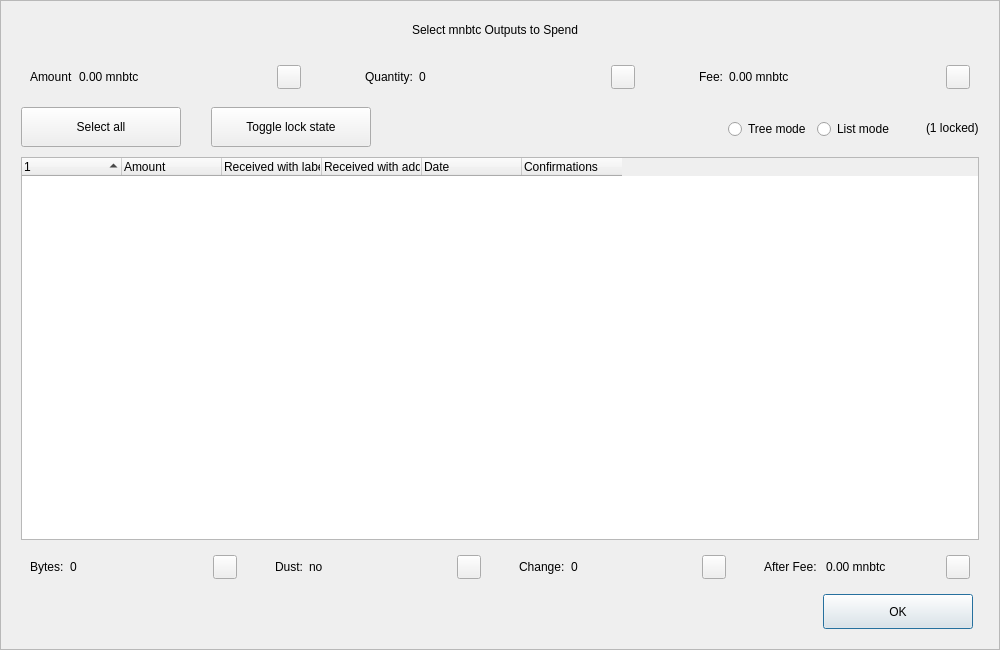
<?xml version="1.0" encoding="UTF-8"?>
<ui version="4.0">
 <class>CoinControlDialog</class>
 <widget class="QDialog" name="CoinControlDialog">
  <property name="geometry">
   <rect>
    <x>0</x>
    <y>0</y>
    <width>1000</width>
    <height>650</height>
   </rect>
  </property>
  <property name="minimumSize">
   <size>
    <width>950</width>
    <height>650</height>
   </size>
  </property>
  <property name="windowTitle">
   <string>Coin Selection</string>
  </property>
  <property name="styleSheet">
   <string notr="true"/>
  </property>
  <layout class="QVBoxLayout" name="verticalLayout">
   <property name="spacing">
    <number>0</number>
   </property>
   <property name="leftMargin">
    <number>0</number>
   </property>
   <property name="topMargin">
    <number>0</number>
   </property>
   <property name="rightMargin">
    <number>0</number>
   </property>
   <property name="bottomMargin">
    <number>0</number>
   </property>
   <item>
    <widget class="QFrame" name="frameContainer">
     <property name="toolTipDuration">
      <number>0</number>
     </property>
     <property name="frameShape">
      <enum>QFrame::StyledPanel</enum>
     </property>
     <property name="frameShadow">
      <enum>QFrame::Raised</enum>
     </property>
     <layout class="QVBoxLayout" name="verticalLayout_2">
      <property name="leftMargin">
       <number>0</number>
      </property>
      <property name="rightMargin">
       <number>0</number>
      </property>
      <property name="bottomMargin">
       <number>20</number>
      </property>
      <item>
       <layout class="QHBoxLayout" name="horizontalLayout_12">
        <property name="spacing">
         <number>0</number>
        </property>
        <property name="leftMargin">
         <number>20</number>
        </property>
        <property name="rightMargin">
         <number>30</number>
        </property>
        <item>
         <spacer name="horizontalSpacer_4">
          <property name="orientation">
           <enum>Qt::Horizontal</enum>
          </property>
          <property name="sizeHint" stdset="0">
           <size>
            <width>40</width>
            <height>20</height>
           </size>
          </property>
         </spacer>
        </item>
        <item>
         <widget class="QLabel" name="labelTitle">
          <property name="minimumSize">
           <size>
            <width>0</width>
            <height>40</height>
           </size>
          </property>
          <property name="maximumSize">
           <size>
            <width>16777215</width>
            <height>40</height>
           </size>
          </property>
          <property name="text">
           <string>Select mnbtc Outputs to Spend</string>
          </property>
          <property name="alignment">
           <set>Qt::AlignCenter</set>
          </property>
          <property name="margin">
           <number>7</number>
          </property>
         </widget>
        </item>
        <item>
         <spacer name="horizontalSpacer_5">
          <property name="orientation">
           <enum>Qt::Horizontal</enum>
          </property>
          <property name="sizeHint" stdset="0">
           <size>
            <width>40</width>
            <height>20</height>
           </size>
          </property>
         </spacer>
        </item>
       </layout>
      </item>
      <item>
       <layout class="QHBoxLayout" name="horizontalLayout_8">
        <property name="leftMargin">
         <number>20</number>
        </property>
        <property name="rightMargin">
         <number>20</number>
        </property>
        <item>
         <widget class="QWidget" name="layoutAmount" native="true">
          <layout class="QHBoxLayout" name="horizontalLayout_9" stretch="0,1,0">
           <item>
            <widget class="QLabel" name="labelCoinControlAmountText">
             <property name="text">
              <string>Amount</string>
             </property>
            </widget>
           </item>
           <item>
            <widget class="QLabel" name="labelCoinControlAmount">
             <property name="text">
              <string>0.00 mnbtc</string>
             </property>
            </widget>
           </item>
           <item alignment="Qt::AlignHCenter|Qt::AlignVCenter">
            <widget class="QPushButton" name="pushButtonAmount">
             <property name="minimumSize">
              <size>
               <width>0</width>
               <height>24</height>
              </size>
             </property>
             <property name="maximumSize">
              <size>
               <width>24</width>
               <height>26</height>
              </size>
             </property>
             <property name="focusPolicy">
              <enum>Qt::NoFocus</enum>
             </property>
             <property name="styleSheet">
              <string notr="true">padding-bottom:2px;
padding-right:4px;</string>
             </property>
             <property name="text">
              <string/>
             </property>
            </widget>
           </item>
          </layout>
         </widget>
        </item>
        <item>
         <spacer name="horizontalSpacer_2">
          <property name="orientation">
           <enum>Qt::Horizontal</enum>
          </property>
          <property name="sizeType">
           <enum>QSizePolicy::Fixed</enum>
          </property>
          <property name="sizeHint" stdset="0">
           <size>
            <width>40</width>
            <height>20</height>
           </size>
          </property>
         </spacer>
        </item>
        <item>
         <widget class="QWidget" name="layoutQuantity" native="true">
          <layout class="QHBoxLayout" name="horizontalLayout_10" stretch="0,1,0">
           <item>
            <widget class="QLabel" name="labelCoinControlQuantityText">
             <property name="text">
              <string>Quantity:</string>
             </property>
            </widget>
           </item>
           <item>
            <widget class="QLabel" name="labelCoinControlQuantity">
             <property name="text">
              <string>0</string>
             </property>
            </widget>
           </item>
           <item alignment="Qt::AlignHCenter|Qt::AlignVCenter">
            <widget class="QPushButton" name="pushButtonQuantity">
             <property name="minimumSize">
              <size>
               <width>0</width>
               <height>24</height>
              </size>
             </property>
             <property name="maximumSize">
              <size>
               <width>24</width>
               <height>26</height>
              </size>
             </property>
             <property name="focusPolicy">
              <enum>Qt::NoFocus</enum>
             </property>
             <property name="styleSheet">
              <string notr="true">padding-bottom:2px;
               padding-right:4px;</string>
             </property>
             <property name="text">
              <string/>
             </property>
            </widget>
           </item>
          </layout>
         </widget>
        </item>
        <item>
         <spacer name="horizontalSpacer_22">
          <property name="orientation">
           <enum>Qt::Horizontal</enum>
          </property>
          <property name="sizeType">
           <enum>QSizePolicy::Fixed</enum>
          </property>
          <property name="sizeHint" stdset="0">
           <size>
            <width>40</width>
            <height>20</height>
           </size>
          </property>
         </spacer>
        </item>
        <item>
         <widget class="QWidget" name="layoutFee" native="true">
          <layout class="QHBoxLayout" name="horizontalLayout_11" stretch="0,1,0">
           <item>
            <widget class="QLabel" name="labelCoinControlFeeText">
             <property name="text">
              <string>Fee:</string>
             </property>
            </widget>
           </item>
           <item>
            <widget class="QLabel" name="labelCoinControlFee">
             <property name="text">
              <string>0.00 mnbtc</string>
             </property>
            </widget>
           </item>
           <item alignment="Qt::AlignHCenter|Qt::AlignVCenter">
            <widget class="QPushButton" name="pushButtonFee">
             <property name="minimumSize">
              <size>
               <width>0</width>
               <height>24</height>
              </size>
             </property>
             <property name="maximumSize">
              <size>
               <width>24</width>
               <height>26</height>
              </size>
             </property>
             <property name="focusPolicy">
              <enum>Qt::NoFocus</enum>
             </property>
             <property name="styleSheet">
              <string notr="true">padding-bottom:2px;
               padding-right:4px;</string>
             </property>
             <property name="text">
              <string/>
             </property>
            </widget>
           </item>
          </layout>
         </widget>
        </item>
       </layout>
      </item>
      <item>
       <widget class="QFrame" name="frame">
        <property name="minimumSize">
         <size>
          <width>0</width>
          <height>40</height>
         </size>
        </property>
        <property name="styleSheet">
         <string notr="true">#frame {
	border:0;
}</string>
        </property>
        <property name="frameShape">
         <enum>QFrame::StyledPanel</enum>
        </property>
        <property name="frameShadow">
         <enum>QFrame::Sunken</enum>
        </property>
        <layout class="QHBoxLayout" name="horizontalLayout">
         <property name="spacing">
          <number>0</number>
         </property>
         <property name="leftMargin">
          <number>20</number>
         </property>
         <property name="topMargin">
          <number>0</number>
         </property>
         <property name="rightMargin">
          <number>20</number>
         </property>
         <property name="bottomMargin">
          <number>0</number>
         </property>
         <item>
          <layout class="QHBoxLayout" name="horizontalLayoutPanel" stretch="0,0,0,0,0,0">
           <property name="spacing">
            <number>20</number>
           </property>
           <item>
            <widget class="QPushButton" name="pushButtonSelectAll">
             <property name="sizePolicy">
              <sizepolicy hsizetype="Maximum" vsizetype="Fixed">
               <horstretch>0</horstretch>
               <verstretch>0</verstretch>
              </sizepolicy>
             </property>
             <property name="minimumSize">
              <size>
               <width>160</width>
               <height>40</height>
              </size>
             </property>
             <property name="maximumSize">
              <size>
               <width>16777215</width>
               <height>40</height>
              </size>
             </property>
             <property name="text">
              <string>Select all</string>
             </property>
             <property name="checkable">
              <bool>true</bool>
             </property>
             <property name="checked">
              <bool>false</bool>
             </property>
             <property name="autoExclusive">
              <bool>false</bool>
             </property>
             <property name="autoDefault">
              <bool>false</bool>
             </property>
            </widget>
           </item>
           <item>
            <spacer name="horizontalSpacer_6">
             <property name="orientation">
              <enum>Qt::Horizontal</enum>
             </property>
             <property name="sizeType">
              <enum>QSizePolicy::Fixed</enum>
             </property>
             <property name="sizeHint" stdset="0">
              <size>
               <width>10</width>
               <height>20</height>
              </size>
             </property>
            </spacer>
           </item>
           <item>
            <widget class="QPushButton" name="pushButtonToggleLock">
             <property name="sizePolicy">
              <sizepolicy hsizetype="Maximum" vsizetype="Fixed">
               <horstretch>0</horstretch>
               <verstretch>0</verstretch>
              </sizepolicy>
             </property>
             <property name="minimumSize">
              <size>
               <width>160</width>
               <height>40</height>
              </size>
             </property>
             <property name="maximumSize">
              <size>
               <width>16777215</width>
               <height>40</height>
              </size>
             </property>
             <property name="text">
              <string>Toggle lock state</string>
             </property>
             <property name="checkable">
              <bool>true</bool>
             </property>
             <property name="autoExclusive">
              <bool>false</bool>
             </property>
             <property name="autoDefault">
              <bool>false</bool>
             </property>
            </widget>
           </item>
           <item>
            <spacer name="horizontalSpacer_7">
             <property name="orientation">
              <enum>Qt::Horizontal</enum>
             </property>
             <property name="sizeType">
              <enum>QSizePolicy::Expanding</enum>
             </property>
             <property name="sizeHint" stdset="0">
              <size>
               <width>30</width>
               <height>20</height>
              </size>
             </property>
            </spacer>
           </item>
           <item alignment="Qt::AlignRight">
            <widget class="QGroupBox" name="groupBox_2">
             <property name="styleSheet">
              <string notr="true">#groupBox_2 {
    background-color:transparent;
    border-radius:0;
}</string>
             </property>
             <property name="title">
              <string/>
             </property>
             <layout class="QHBoxLayout" name="horizontalLayout_14">
              <item>
               <widget class="QRadioButton" name="radioTreeMode">
                <property name="sizePolicy">
                 <sizepolicy hsizetype="Maximum" vsizetype="Fixed">
                  <horstretch>0</horstretch>
                  <verstretch>0</verstretch>
                 </sizepolicy>
                </property>
                <property name="text">
                 <string>Tree mode</string>
                </property>
               </widget>
              </item>
              <item>
               <widget class="QRadioButton" name="radioListMode">
                <property name="sizePolicy">
                 <sizepolicy hsizetype="Maximum" vsizetype="Fixed">
                  <horstretch>0</horstretch>
                  <verstretch>0</verstretch>
                 </sizepolicy>
                </property>
                <property name="text">
                 <string>List mode</string>
                </property>
                <property name="checked">
                 <bool>false</bool>
                </property>
               </widget>
              </item>
             </layout>
            </widget>
           </item>
           <item>
            <widget class="QLabel" name="labelLocked">
             <property name="text">
              <string>(1 locked)</string>
             </property>
            </widget>
           </item>
          </layout>
         </item>
        </layout>
       </widget>
      </item>
      <item>
       <layout class="QHBoxLayout" name="horizontalLayout_13">
        <property name="leftMargin">
         <number>20</number>
        </property>
        <property name="rightMargin">
         <number>20</number>
        </property>
        <item>
         <widget class="CoinControlTreeWidget" name="treeWidget">
          <property name="contextMenuPolicy">
           <enum>Qt::CustomContextMenu</enum>
          </property>
          <property name="styleSheet">
           <string notr="true"/>
          </property>
          <property name="sortingEnabled">
           <bool>false</bool>
          </property>
          <property name="columnCount">
           <number>6</number>
          </property>
          <attribute name="headerShowSortIndicator" stdset="0">
           <bool>true</bool>
          </attribute>
          <attribute name="headerStretchLastSection">
           <bool>false</bool>
          </attribute>
          <column>
           <property name="text">
            <string/>
           </property>
          </column>
          <column>
           <property name="text">
            <string>Amount</string>
           </property>
          </column>
          <column>
           <property name="text">
            <string>Received with label</string>
           </property>
          </column>
          <column>
           <property name="text">
            <string>Received with address</string>
           </property>
          </column>
          <column>
           <property name="text">
            <string>Date</string>
           </property>
          </column>
          <column>
           <property name="text">
            <string>Confirmations</string>
           </property>
           <property name="toolTip">
            <string>Confirmed</string>
           </property>
          </column>
         </widget>
        </item>
       </layout>
      </item>
      <item>
       <layout class="QHBoxLayout" name="horizontalLayout_3">
        <property name="spacing">
         <number>20</number>
        </property>
        <property name="leftMargin">
         <number>20</number>
        </property>
        <property name="rightMargin">
         <number>20</number>
        </property>
        <item>
         <widget class="QWidget" name="layoutBytes" native="true">
          <layout class="QHBoxLayout" name="horizontalLayout_4" stretch="0,1,0">
           <item>
            <widget class="QLabel" name="labelCoinControlBytesText">
             <property name="text">
              <string>Bytes:</string>
             </property>
            </widget>
           </item>
           <item>
            <widget class="QLabel" name="labelCoinControlBytes">
             <property name="text">
              <string>0</string>
             </property>
            </widget>
           </item>
           <item alignment="Qt::AlignHCenter|Qt::AlignVCenter">
            <widget class="QPushButton" name="pushButtonBytes">
             <property name="minimumSize">
              <size>
               <width>0</width>
               <height>24</height>
              </size>
             </property>
             <property name="maximumSize">
              <size>
               <width>24</width>
               <height>26</height>
              </size>
             </property>
             <property name="focusPolicy">
              <enum>Qt::NoFocus</enum>
             </property>
             <property name="styleSheet">
              <string notr="true">padding-bottom:2px;
               padding-right:4px;</string>
             </property>
             <property name="text">
              <string/>
             </property>
            </widget>
           </item>
          </layout>
         </widget>
        </item>
        <item>
         <widget class="QWidget" name="layoutDust" native="true">
          <layout class="QHBoxLayout" name="horizontalLayout_5" stretch="0,1,0">
           <item>
            <widget class="QLabel" name="labelCoinControlLowOutputText">
             <property name="text">
              <string>Dust:</string>
             </property>
            </widget>
           </item>
           <item>
            <widget class="QLabel" name="labelCoinControlLowOutput">
             <property name="text">
              <string>no</string>
             </property>
            </widget>
           </item>
           <item alignment="Qt::AlignHCenter|Qt::AlignVCenter">
            <widget class="QPushButton" name="pushButtonDust">
             <property name="minimumSize">
              <size>
               <width>0</width>
               <height>24</height>
              </size>
             </property>
             <property name="maximumSize">
              <size>
               <width>24</width>
               <height>26</height>
              </size>
             </property>
             <property name="focusPolicy">
              <enum>Qt::NoFocus</enum>
             </property>
             <property name="styleSheet">
              <string notr="true">padding-bottom:2px;
               padding-right:4px;</string>
             </property>
             <property name="text">
              <string/>
             </property>
            </widget>
           </item>
          </layout>
         </widget>
        </item>
        <item>
         <widget class="QWidget" name="layoutChange" native="true">
          <layout class="QHBoxLayout" name="horizontalLayout_6" stretch="0,1,0">
           <item>
            <widget class="QLabel" name="labelCoinControlChangeText">
             <property name="text">
              <string>Change:</string>
             </property>
            </widget>
           </item>
           <item>
            <widget class="QLabel" name="labelCoinControlChange">
             <property name="text">
              <string>0</string>
             </property>
            </widget>
           </item>
           <item alignment="Qt::AlignHCenter|Qt::AlignVCenter">
            <widget class="QPushButton" name="pushButtonChange">
             <property name="minimumSize">
              <size>
               <width>0</width>
               <height>24</height>
              </size>
             </property>
             <property name="maximumSize">
              <size>
               <width>24</width>
               <height>26</height>
              </size>
             </property>
             <property name="focusPolicy">
              <enum>Qt::NoFocus</enum>
             </property>
             <property name="styleSheet">
              <string notr="true">padding-bottom:2px;
               padding-right:4px;</string>
             </property>
             <property name="text">
              <string/>
             </property>
            </widget>
           </item>
          </layout>
         </widget>
        </item>
        <item>
         <widget class="QWidget" name="layoutAfter" native="true">
          <layout class="QHBoxLayout" name="horizontalLayout_7" stretch="0,1,0">
           <item>
            <widget class="QLabel" name="labelCoinControlAfterFeeText">
             <property name="text">
              <string>After Fee: </string>
             </property>
            </widget>
           </item>
           <item>
            <widget class="QLabel" name="labelCoinControlAfterFee">
             <property name="text">
              <string>0.00 mnbtc</string>
             </property>
            </widget>
           </item>
           <item alignment="Qt::AlignHCenter|Qt::AlignVCenter">
            <widget class="QPushButton" name="pushButtonAlterFee">
             <property name="minimumSize">
              <size>
               <width>0</width>
               <height>24</height>
              </size>
             </property>
             <property name="maximumSize">
              <size>
               <width>24</width>
               <height>26</height>
              </size>
             </property>
             <property name="focusPolicy">
              <enum>Qt::NoFocus</enum>
             </property>
             <property name="styleSheet">
              <string notr="true">padding-bottom:2px;
               padding-right:4px;</string>
             </property>
             <property name="text">
              <string/>
             </property>
            </widget>
           </item>
          </layout>
         </widget>
        </item>
       </layout>
      </item>
      <item>
       <layout class="QHBoxLayout" name="horizontalLayout_2">
        <property name="spacing">
         <number>0</number>
        </property>
        <property name="leftMargin">
         <number>20</number>
        </property>
        <property name="rightMargin">
         <number>26</number>
        </property>
        <item>
         <spacer name="horizontalSpacer_3">
          <property name="orientation">
           <enum>Qt::Horizontal</enum>
          </property>
          <property name="sizeHint" stdset="0">
           <size>
            <width>558</width>
            <height>20</height>
           </size>
          </property>
         </spacer>
        </item>
        <item>
         <widget class="QPushButton" name="pushButtonOk">
          <property name="minimumSize">
           <size>
            <width>150</width>
            <height>35</height>
           </size>
          </property>
          <property name="text">
           <string>OK</string>
          </property>
         </widget>
        </item>
       </layout>
      </item>
     </layout>
    </widget>
   </item>
  </layout>
 </widget>
 <customwidgets>
  <customwidget>
   <class>CoinControlTreeWidget</class>
   <extends>QTreeWidget</extends>
   <header>coincontroltreewidget.h</header>
  </customwidget>
 </customwidgets>
 <resources/>
 <connections/>
</ui>
